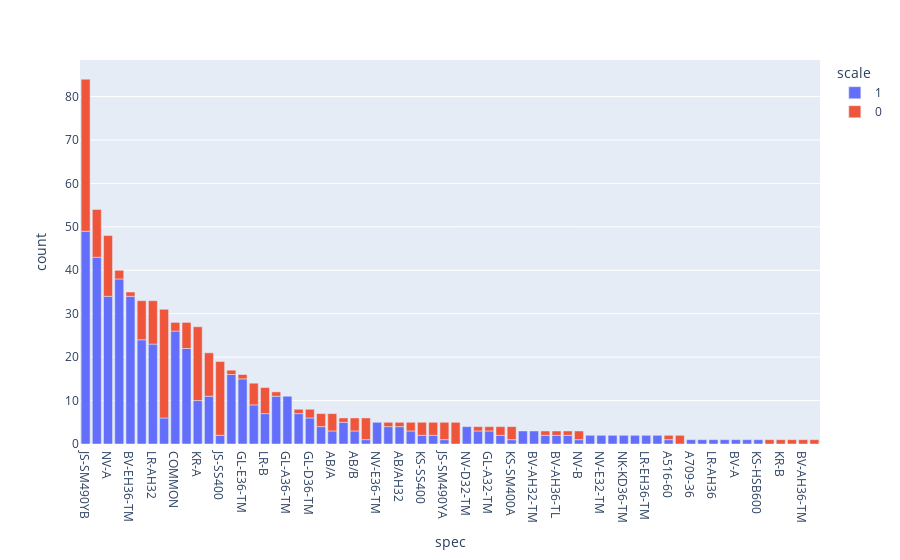

Notebook code for this chart:
### Code cell
fig = px.bar(spec_1, x = 'spec', y = 'count', color = 'scale')
fig.update_layout(xaxis={'categoryorder':'total descending'})

### Figure 1 — Plotly figure (JSON) as saved in the notebook; plotly's stock layout.template omitted (floating-point values rounded to 4 significant figures)
{"data": [{"alignmentgroup": "True", "hovertemplate": "scale=1<br>spec=%{x}<br>count=%{y}<extra></extra>", "legendgroup": "1", "marker": {"color": "#636efa", "pattern": {"shape": ""}}, "name": "1", "offsetgroup": "1", "orientation": "v", "showlegend": true, "textposition": "auto", "type": "bar", "x": ["JS-SM490YB", "LR-A", "PILAC-BT33", "BV-EH36-TM", "NV-A", "COMMON", "NV-A32", "LR-AH32", "BV-B", "AB/EH36-TM", "GL-E36-TM", "NK-KA32", "GL-A36-TM", "SA283-C", "KR-A", "BV-AH32", "LR-B", "GL-A32", "GL-D36-TM", "JS-SM490A", "NV-E36-TM", "GL-E32-TM", "NV-D36-TM", "KS-SM490B", "NV-D32-TM", "AB/AH32", "NK-KA", "KR-AH32", "V42JBN3", "BV-AH32-TM", "GL-A32-TM", "AB/B", "AB/A", "NV-A36-TM", "NV-A32-TM", "NV-E32-TM", "AB/EH32-TM", "NK-KD36-TM", "API-2W-50T", "LR-EH36-TM", "BV-AH36-TL", "KS-SS400", "JS-SM400B", "KS-HSB500", "KS-SM400B", "JS-SS400", "GL-A", "A516-60", "JS-SM490YA", "A709-36", "NV-B", "A283-C", "BV-EH32-TM", "LR-AH36", "LR-AH36-TM", "KS-SM400A", "BV-A", "NK-KA32-TM", "KS-HSB600"], "xaxis": "x", "y": [49, 43, 38, 34, 34, 26, 24, 23, 22, 16, 15, 11, 11, 11, 10, 9, 7, 7, 6, 6, 5, 5, 4, 4, 4, 4, 3, 3, 3, 3, 3, 3, 3, 2, 2, 2, 2, 2, 2, 2, 2, 2, 2, 2, 2, 2, 2, 1, 1, 1, 1, 1, 1, 1, 1, 1, 1, 1, 1], "yaxis": "y"}, {"alignmentgroup": "True", "hovertemplate": "scale=0<br>spec=%{x}<br>count=%{y}<extra></extra>", "legendgroup": "0", "marker": {"color": "#EF553B", "pattern": {"shape": ""}}, "name": "0", "offsetgroup": "0", "orientation": "v", "showlegend": true, "textposition": "auto", "type": "bar", "x": ["JS-SM490YB", "JS-SM490A", "JS-SS400", "KR-A", "NV-A", "LR-A", "LR-AH32", "SA283-C", "NV-A32", "BV-B", "LR-B", "A283-C", "KS-SM490A", "BV-AH32", "JS-SM490YA", "AB/A", "KS-SS400", "KS-SM400A", "KS-SM490B", "JS-SM400B", "AB/B", "NV-B", "COMMON", "NK-KA", "PILAC-BT33", "GL-D36-TM", "KS-SM400B", "JS-SM400A", "GL-A32-TM", "A516-60", "GL-E36-TM", "NV-D36-TM", "AB/AH32", "GL-E32-TM", "V42JBN3", "NV-A32-TM", "CCS-B", "KR-B", "LR-EH32-TM", "BV-EH36-TM", "BV-AH36-TM", "BV-AH36-TL", "GL-A", "NK-KA32", "GL-A32", "AB/EH36-TM", "A131-DH36TM"], "xaxis": "x", "y": [35, 25, 17, 17, 14, 11, 10, 10, 9, 6, 6, 5, 5, 5, 4, 4, 3, 3, 3, 3, 3, 2, 2, 2, 2, 2, 2, 2, 1, 1, 1, 1, 1, 1, 1, 1, 1, 1, 1, 1, 1, 1, 1, 1, 1, 1, 1], "yaxis": "y"}], "layout": {"barmode": "relative", "legend": {"title": {"text": "scale"}, "tracegroupgap": 0}, "margin": {"t": 60}, "xaxis": {"anchor": "y", "categoryorder": "total descending", "domain": [0, 1], "title": {"text": "spec"}}, "yaxis": {"anchor": "x", "domain": [0, 1], "title": {"text": "count"}}}}
